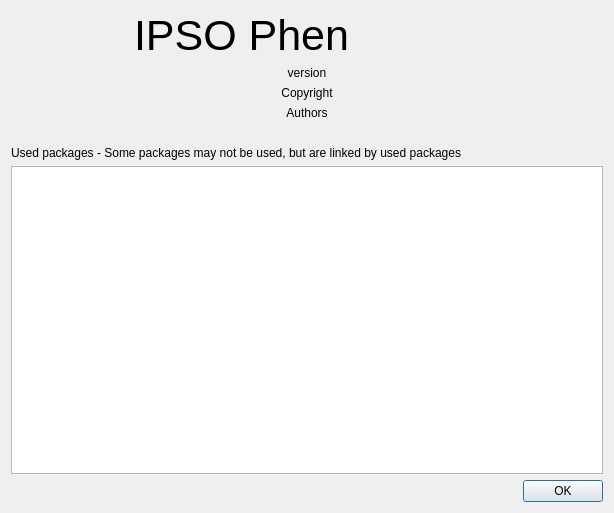
<?xml version="1.0" encoding="UTF-8"?>
<ui version="4.0">
 <class>about_dialog</class>
 <widget class="QDialog" name="about_dialog">
  <property name="geometry">
   <rect>
    <x>0</x>
    <y>0</y>
    <width>614</width>
    <height>513</height>
   </rect>
  </property>
  <property name="windowTitle">
   <string>About</string>
  </property>
  <property name="modal">
   <bool>true</bool>
  </property>
  <layout class="QGridLayout" name="gridLayout" columnstretch="1,4">
   <item row="1" column="0" colspan="2">
    <widget class="QLabel" name="lb_version">
     <property name="text">
      <string>version</string>
     </property>
     <property name="alignment">
      <set>Qt::AlignCenter</set>
     </property>
    </widget>
   </item>
   <item row="3" column="0" colspan="2">
    <widget class="QLabel" name="lbl_authors">
     <property name="text">
      <string>Authors</string>
     </property>
     <property name="alignment">
      <set>Qt::AlignCenter</set>
     </property>
    </widget>
   </item>
   <item row="0" column="0">
    <widget class="QLabel" name="lbl_image">
     <property name="text">
      <string/>
     </property>
     <property name="pixmap">
      <pixmap>resources/leaf-24.ico</pixmap>
     </property>
     <property name="alignment">
      <set>Qt::AlignCenter</set>
     </property>
    </widget>
   </item>
   <item row="2" column="0" colspan="2">
    <widget class="QLabel" name="lbl_copyright">
     <property name="text">
      <string>Copyright</string>
     </property>
     <property name="alignment">
      <set>Qt::AlignCenter</set>
     </property>
    </widget>
   </item>
   <item row="0" column="1">
    <widget class="QLabel" name="lbl_title">
     <property name="font">
      <font>
       <pointsize>32</pointsize>
      </font>
     </property>
     <property name="text">
      <string>IPSO Phen</string>
     </property>
    </widget>
   </item>
   <item row="7" column="0" colspan="2">
    <widget class="QDialogButtonBox" name="buttonBox">
     <property name="orientation">
      <enum>Qt::Horizontal</enum>
     </property>
     <property name="standardButtons">
      <set>QDialogButtonBox::Ok</set>
     </property>
    </widget>
   </item>
   <item row="6" column="0" colspan="2">
    <widget class="QTextBrowser" name="txt_brw_used_packages"/>
   </item>
   <item row="5" column="0" colspan="2">
    <widget class="QLabel" name="lbl_license_text">
     <property name="text">
      <string>Used packages - Some packages may not be used, but are linked by used packages</string>
     </property>
     <property name="wordWrap">
      <bool>true</bool>
     </property>
    </widget>
   </item>
   <item row="4" column="0" colspan="2">
    <widget class="QLabel" name="label">
     <property name="text">
      <string/>
     </property>
    </widget>
   </item>
  </layout>
 </widget>
 <resources/>
 <connections>
  <connection>
   <sender>buttonBox</sender>
   <signal>accepted()</signal>
   <receiver>about_dialog</receiver>
   <slot>accept()</slot>
   <hints>
    <hint type="sourcelabel">
     <x>248</x>
     <y>254</y>
    </hint>
    <hint type="destinationlabel">
     <x>157</x>
     <y>274</y>
    </hint>
   </hints>
  </connection>
  <connection>
   <sender>buttonBox</sender>
   <signal>rejected()</signal>
   <receiver>about_dialog</receiver>
   <slot>reject()</slot>
   <hints>
    <hint type="sourcelabel">
     <x>316</x>
     <y>260</y>
    </hint>
    <hint type="destinationlabel">
     <x>286</x>
     <y>274</y>
    </hint>
   </hints>
  </connection>
 </connections>
</ui>
